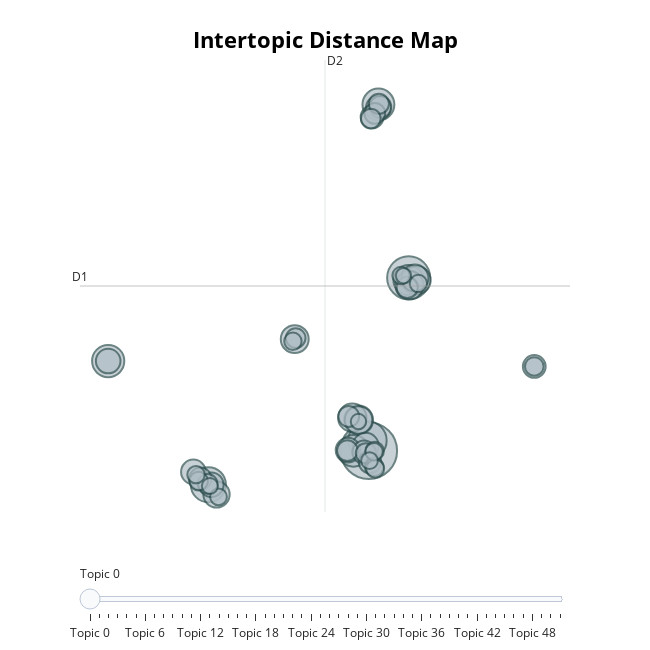

This figure's notebook cell:
### Markdown cell above
## Visualize Topics
After having trained our `BERTopic` model, we can iteratively go through perhaps a hundred topic to get a good
understanding of the topics that were extract. However, that takes quite some time and lacks a global representation.
Instead, we can visualize the topics that were generated in a way very similar to
[LDAvis](https://github.com/cpsievert/LDAvis):

### Code cell
topic_model.visualize_topics()

### Figure 1 — Plotly figure (JSON) as saved in the notebook; plotly's stock layout.template omitted (floating-point values rounded to 4 significant figures; data arrays with more than 128 entries replaced by an {"elided": "..."} marker saying what was removed)
{"data": [{"customdata": {"elided": "52x3 mixed values"}, "hovertemplate": "<b>Topic %{customdata[0]}</b><br>%{customdata[1]}<br>Size: %{customdata[2]}", "legendgroup": "", "marker": {"color": "#B0BEC5", "line": {"color": "DarkSlateGrey", "width": 2}, "size": [148, 86, 68, 57, 48, 47, 46, 42, 39, 38, 37, 37, 36, 35, 34, 32, 31, 28, 28, 28, 28, 28, 25, 24, 24, 23, 23, 22, 21, 20, 20, 20, 19, 19, 18, 18, 18, 16, 16, 16, 16, 15, 14, 14, 14, 14, 14, 13, 13, 12, 11, 11], "sizemode": "area", "sizeref": 0.0925, "symbol": "circle"}, "mode": "markers", "name": "", "orientation": "v", "showlegend": false, "type": "scatter", "x": [5.445, 8.433, 5.345, -6.58, -14.09, 6.165, 4.298, 8.419, 4.673, 9.007, 8.495, 4.204, -0.1065, 4.676, 8.894, -5.969, 5.21, 6.161, -14.09, 3.888, -6.362, -7.703, 5.086, 17.85, 5.688, -7.177, 5.526, 6.309, 8.324, 3.943, 3.837, 5.892, 5.226, 6.199, 5.595, -0.03729, -6.633, 5.882, -7.311, 17.85, 5.847, 5.92, -7.505, 9.16, 7.859, -0.2436, 5.839, 5.497, -5.82, -6.466, 8.046, 4.67], "xaxis": "x", "y": [-3.535, 7.567, -2.872, -5.719, 2.224, 18.7, -3.545, 7.424, -1.556, 7.414, 7.094, -1.41, 3.629, -1.555, 7.555, -6.341, -3.217, 18.47, 2.224, -3.497, -5.716, -4.895, -3.632, 1.876, 17.9, -5.336, -4.267, 18.54, 6.948, -1.337, -3.526, 18.13, -3.698, 18.74, 17.8, 3.698, -5.66, -3.559, -5.488, 1.876, -4.567, -4.689, -5.072, 7.2, 7.712, 3.492, -3.603, -4.178, -6.495, -5.796, 7.702, -1.661], "yaxis": "y"}], "layout": {"annotations": [{"showarrow": false, "text": "D1", "x": -16.2, "y": 7.042, "yshift": 10}, {"showarrow": false, "text": "D2", "x": 2.162, "xshift": 10, "y": 21.55}], "height": 650, "hoverlabel": {"bgcolor": "white", "font": {"family": "Rockwell", "size": 16}}, "legend": {"itemsizing": "constant", "tracegroupgap": 0}, "margin": {"t": 60}, "shapes": [{"line": {"color": "#CFD8DC", "width": 2}, "type": "line", "x0": 2.162, "x1": 2.162, "y0": -7.47, "y1": 21.55}, {"line": {"color": "#9E9E9E", "width": 2}, "type": "line", "x0": -16.2, "x1": 20.52, "y0": 7.042, "y1": 7.042}], "sliders": [{"active": 0, "pad": {"t": 50}, "steps": [{"args": [{"marker.color": [["red", "#B0BEC5", "#B0BEC5", "#B0BEC5", "#B0BEC5", "#B0BEC5", "#B0BEC5", "#B0BEC5", "#B0BEC5", "#B0BEC5", "#B0BEC5", "#B0BEC5", "#B0BEC5", "#B0BEC5", "#B0BEC5", "#B0BEC5", "#B0BEC5", "#B0BEC5", "#B0BEC5", "#B0BEC5", "#B0BEC5", "#B0BEC5", "#B0BEC5", "#B0BEC5", "#B0BEC5", "#B0BEC5", "#B0BEC5", "#B0BEC5", "#B0BEC5", "#B0BEC5", "#B0BEC5", "#B0BEC5", "#B0BEC5", "#B0BEC5", "#B0BEC5", "#B0BEC5", "#B0BEC5", "#B0BEC5", "#B0BEC5", "#B0BEC5", "#B0BEC5", "#B0BEC5", "#B0BEC5", "#B0BEC5", "#B0BEC5", "#B0BEC5", "#B0BEC5", "#B0BEC5", "#B0BEC5", "#B0BEC5", "#B0BEC5", "#B0BEC5"]]}], "label": "Topic 0", "method": "update"}, {"args": [{"marker.color": [["#B0BEC5", "red", "#B0BEC5", "#B0BEC5", "#B0BEC5", "#B0BEC5", "#B0BEC5", "#B0BEC5", "#B0BEC5", "#B0BEC5", "#B0BEC5", "#B0BEC5", "#B0BEC5", "#B0BEC5", "#B0BEC5", "#B0BEC5", "#B0BEC5", "#B0BEC5", "#B0BEC5", "#B0BEC5", "#B0BEC5", "#B0BEC5", "#B0BEC5", "#B0BEC5", "#B0BEC5", "#B0BEC5", "#B0BEC5", "#B0BEC5", "#B0BEC5", "#B0BEC5", "#B0BEC5", "#B0BEC5", "#B0BEC5", "#B0BEC5", "#B0BEC5", "#B0BEC5", "#B0BEC5", "#B0BEC5", "#B0BEC5", "#B0BEC5", "#B0BEC5", "#B0BEC5", "#B0BEC5", "#B0BEC5", "#B0BEC5", "#B0BEC5", "#B0BEC5", "#B0BEC5", "#B0BEC5", "#B0BEC5", "#B0BEC5", "#B0BEC5"]]}], "label": "Topic 1", "method": "update"}, {"args": [{"marker.color": [["#B0BEC5", "#B0BEC5", "red", "#B0BEC5", "#B0BEC5", "#B0BEC5", "#B0BEC5", "#B0BEC5", "#B0BEC5", "#B0BEC5", "#B0BEC5", "#B0BEC5", "#B0BEC5", "#B0BEC5", "#B0BEC5", "#B0BEC5", "#B0BEC5", "#B0BEC5", "#B0BEC5", "#B0BEC5", "#B0BEC5", "#B0BEC5", "#B0BEC5", "#B0BEC5", "#B0BEC5", "#B0BEC5", "#B0BEC5", "#B0BEC5", "#B0BEC5", "#B0BEC5", "#B0BEC5", "#B0BEC5", "#B0BEC5", "#B0BEC5", "#B0BEC5", "#B0BEC5", "#B0BEC5", "#B0BEC5", "#B0BEC5", "#B0BEC5", "#B0BEC5", "#B0BEC5", "#B0BEC5", "#B0BEC5", "#B0BEC5", "#B0BEC5", "#B0BEC5", "#B0BEC5", "#B0BEC5", "#B0BEC5", "#B0BEC5", "#B0BEC5"]]}], "label": "Topic 2", "method": "update"}, {"args": [{"marker.color": [["#B0BEC5", "#B0BEC5", "#B0BEC5", "red", "#B0BEC5", "#B0BEC5", "#B0BEC5", "#B0BEC5", "#B0BEC5", "#B0BEC5", "#B0BEC5", "#B0BEC5", "#B0BEC5", "#B0BEC5", "#B0BEC5", "#B0BEC5", "#B0BEC5", "#B0BEC5", "#B0BEC5", "#B0BEC5", "#B0BEC5", "#B0BEC5", "#B0BEC5", "#B0BEC5", "#B0BEC5", "#B0BEC5", "#B0BEC5", "#B0BEC5", "#B0BEC5", "#B0BEC5", "#B0BEC5", "#B0BEC5", "#B0BEC5", "#B0BEC5", "#B0BEC5", "#B0BEC5", "#B0BEC5", "#B0BEC5", "#B0BEC5", "#B0BEC5", "#B0BEC5", "#B0BEC5", "#B0BEC5", "#B0BEC5", "#B0BEC5", "#B0BEC5", "#B0BEC5", "#B0BEC5", "#B0BEC5", "#B0BEC5", "#B0BEC5", "#B0BEC5"]]}], "label": "Topic 3", "method": "update"}, {"args": [{"marker.color": [["#B0BEC5", "#B0BEC5", "#B0BEC5", "#B0BEC5", "red", "#B0BEC5", "#B0BEC5", "#B0BEC5", "#B0BEC5", "#B0BEC5", "#B0BEC5", "#B0BEC5", "#B0BEC5", "#B0BEC5", "#B0BEC5", "#B0BEC5", "#B0BEC5", "#B0BEC5", "#B0BEC5", "#B0BEC5", "#B0BEC5", "#B0BEC5", "#B0BEC5", "#B0BEC5", "#B0BEC5", "#B0BEC5", "#B0BEC5", "#B0BEC5", "#B0BEC5", "#B0BEC5", "#B0BEC5", "#B0BEC5", "#B0BEC5", "#B0BEC5", "#B0BEC5", "#B0BEC5", "#B0BEC5", "#B0BEC5", "#B0BEC5", "#B0BEC5", "#B0BEC5", "#B0BEC5", "#B0BEC5", "#B0BEC5", "#B0BEC5", "#B0BEC5", "#B0BEC5", "#B0BEC5", "#B0BEC5", "#B0BEC5", "#B0BEC5", "#B0BEC5"]]}], "label": "Topic 4", "method": "update"}, {"args": [{"marker.color": [["#B0BEC5", "#B0BEC5", "#B0BEC5", "#B0BEC5", "#B0BEC5", "red", "#B0BEC5", "#B0BEC5", "#B0BEC5", "#B0BEC5", "#B0BEC5", "#B0BEC5", "#B0BEC5", "#B0BEC5", "#B0BEC5", "#B0BEC5", "#B0BEC5", "#B0BEC5", "#B0BEC5", "#B0BEC5", "#B0BEC5", "#B0BEC5", "#B0BEC5", "#B0BEC5", "#B0BEC5", "#B0BEC5", "#B0BEC5", "#B0BEC5", "#B0BEC5", "#B0BEC5", "#B0BEC5", "#B0BEC5", "#B0BEC5", "#B0BEC5", "#B0BEC5", "#B0BEC5", "#B0BEC5", "#B0BEC5", "#B0BEC5", "#B0BEC5", "#B0BEC5", "#B0BEC5", "#B0BEC5", "#B0BEC5", "#B0BEC5", "#B0BEC5", "#B0BEC5", "#B0BEC5", "#B0BEC5", "#B0BEC5", "#B0BEC5", "#B0BEC5"]]}], "label": "Topic 5", "method": "update"}, {"args": [{"marker.color": [["#B0BEC5", "#B0BEC5", "#B0BEC5", "#B0BEC5", "#B0BEC5", "#B0BEC5", "red", "#B0BEC5", "#B0BEC5", "#B0BEC5", "#B0BEC5", "#B0BEC5", "#B0BEC5", "#B0BEC5", "#B0BEC5", "#B0BEC5", "#B0BEC5", "#B0BEC5", "#B0BEC5", "#B0BEC5", "#B0BEC5", "#B0BEC5", "#B0BEC5", "#B0BEC5", "#B0BEC5", "#B0BEC5", "#B0BEC5", "#B0BEC5", "#B0BEC5", "#B0BEC5", "#B0BEC5", "#B0BEC5", "#B0BEC5", "#B0BEC5", "#B0BEC5", "#B0BEC5", "#B0BEC5", "#B0BEC5", "#B0BEC5", "#B0BEC5", "#B0BEC5", "#B0BEC5", "#B0BEC5", "#B0BEC5", "#B0BEC5", "#B0BEC5", "#B0BEC5", "#B0BEC5", "#B0BEC5", "#B0BEC5", "#B0BEC5", "#B0BEC5"]]}], "label": "Topic 6", "method": "update"}, {"args": [{"marker.color": [["#B0BEC5", "#B0BEC5", "#B0BEC5", "#B0BEC5", "#B0BEC5", "#B0BEC5", "#B0BEC5", "red", "#B0BEC5", "#B0BEC5", "#B0BEC5", "#B0BEC5", "#B0BEC5", "#B0BEC5", "#B0BEC5", "#B0BEC5", "#B0BEC5", "#B0BEC5", "#B0BEC5", "#B0BEC5", "#B0BEC5", "#B0BEC5", "#B0BEC5", "#B0BEC5", "#B0BEC5", "#B0BEC5", "#B0BEC5", "#B0BEC5", "#B0BEC5", "#B0BEC5", "#B0BEC5", "#B0BEC5", "#B0BEC5", "#B0BEC5", "#B0BEC5", "#B0BEC5", "#B0BEC5", "#B0BEC5", "#B0BEC5", "#B0BEC5", "#B0BEC5", "#B0BEC5", "#B0BEC5", "#B0BEC5", "#B0BEC5", "#B0BEC5", "#B0BEC5", "#B0BEC5", "#B0BEC5", "#B0BEC5", "#B0BEC5", "#B0BEC5"]]}], "label": "Topic 7", "method": "update"}, {"args": [{"marker.color": [["#B0BEC5", "#B0BEC5", "#B0BEC5", "#B0BEC5", "#B0BEC5", "#B0BEC5", "#B0BEC5", "#B0BEC5", "red", "#B0BEC5", "#B0BEC5", "#B0BEC5", "#B0BEC5", "#B0BEC5", "#B0BEC5", "#B0BEC5", "#B0BEC5", "#B0BEC5", "#B0BEC5", "#B0BEC5", "#B0BEC5", "#B0BEC5", "#B0BEC5", "#B0BEC5", "#B0BEC5", "#B0BEC5", "#B0BEC5", "#B0BEC5", "#B0BEC5", "#B0BEC5", "#B0BEC5", "#B0BEC5", "#B0BEC5", "#B0BEC5", "#B0BEC5", "#B0BEC5", "#B0BEC5", "#B0BEC5", "#B0BEC5", "#B0BEC5", "#B0BEC5", "#B0BEC5", "#B0BEC5", "#B0BEC5", "#B0BEC5", "#B0BEC5", "#B0BEC5", "#B0BEC5", "#B0BEC5", "#B0BEC5", "#B0BEC5", "#B0BEC5"]]}], "label": "Topic 8", "method": "update"}, {"args": [{"marker.color": [["#B0BEC5", "#B0BEC5", "#B0BEC5", "#B0BEC5", "#B0BEC5", "#B0BEC5", "#B0BEC5", "#B0BEC5", "#B0BEC5", "red", "#B0BEC5", "#B0BEC5", "#B0BEC5", "#B0BEC5", "#B0BEC5", "#B0BEC5", "#B0BEC5", "#B0BEC5", "#B0BEC5", "#B0BEC5", "#B0BEC5", "#B0BEC5", "#B0BEC5", "#B0BEC5", "#B0BEC5", "#B0BEC5", "#B0BEC5", "#B0BEC5", "#B0BEC5", "#B0BEC5", "#B0BEC5", "#B0BEC5", "#B0BEC5", "#B0BEC5", "#B0BEC5", "#B0BEC5", "#B0BEC5", "#B0BEC5", "#B0BEC5", "#B0BEC5", "#B0BEC5", "#B0BEC5", "#B0BEC5", "#B0BEC5", "#B0BEC5", "#B0BEC5", "#B0BEC5", "#B0BEC5", "#B0BEC5", "#B0BEC5", "#B0BEC5", "#B0BEC5"]]}], "label": "Topic 9", "method": "update"}, {"args": [{"marker.color": [["#B0BEC5", "#B0BEC5", "#B0BEC5", "#B0BEC5", "#B0BEC5", "#B0BEC5", "#B0BEC5", "#B0BEC5", "#B0BEC5", "#B0BEC5", "red", "#B0BEC5", "#B0BEC5", "#B0BEC5", "#B0BEC5", "#B0BEC5", "#B0BEC5", "#B0BEC5", "#B0BEC5", "#B0BEC5", "#B0BEC5", "#B0BEC5", "#B0BEC5", "#B0BEC5", "#B0BEC5", "#B0BEC5", "#B0BEC5", "#B0BEC5", "#B0BEC5", "#B0BEC5", "#B0BEC5", "#B0BEC5", "#B0BEC5", "#B0BEC5", "#B0BEC5", "#B0BEC5", "#B0BEC5", "#B0BEC5", "#B0BEC5", "#B0BEC5", "#B0BEC5", "#B0BEC5", "#B0BEC5", "#B0BEC5", "#B0BEC5", "#B0BEC5", "#B0BEC5", "#B0BEC5", "#B0BEC5", "#B0BEC5", "#B0BEC5", "#B0BEC5"]]}], "label": "Topic 10", "method": "update"}, {"args": [{"marker.color": [["#B0BEC5", "#B0BEC5", "#B0BEC5", "#B0BEC5", "#B0BEC5", "#B0BEC5", "#B0BEC5", "#B0BEC5", "#B0BEC5", "#B0BEC5", "#B0BEC5", "red", "#B0BEC5", "#B0BEC5", "#B0BEC5", "#B0BEC5", "#B0BEC5", "#B0BEC5", "#B0BEC5", "#B0BEC5", "#B0BEC5", "#B0BEC5", "#B0BEC5", "#B0BEC5", "#B0BEC5", "#B0BEC5", "#B0BEC5", "#B0BEC5", "#B0BEC5", "#B0BEC5", "#B0BEC5", "#B0BEC5", "#B0BEC5", "#B0BEC5", "#B0BEC5", "#B0BEC5", "#B0BEC5", "#B0BEC5", "#B0BEC5", "#B0BEC5", "#B0BEC5", "#B0BEC5", "#B0BEC5", "#B0BEC5", "#B0BEC5", "#B0BEC5", "#B0BEC5", "#B0BEC5", "#B0BEC5", "#B0BEC5", "#B0BEC5", "#B0BEC5"]]}], "label": "Topic 11", "method": "update"}, {"args": [{"marker.color": [["#B0BEC5", "#B0BEC5", "#B0BEC5", "#B0BEC5", "#B0BEC5", "#B0BEC5", "#B0BEC5", "#B0BEC5", "#B0BEC5", "#B0BEC5", "#B0BEC5", "#B0BEC5", "red", "#B0BEC5", "#B0BEC5", "#B0BEC5", "#B0BEC5", "#B0BEC5", "#B0BEC5", "#B0BEC5", "#B0BEC5", "#B0BEC5", "#B0BEC5", "#B0BEC5", "#B0BEC5", "#B0BEC5", "#B0BEC5", "#B0BEC5", "#B0BEC5", "#B0BEC5", "#B0BEC5", "#B0BEC5", "#B0BEC5", "#B0BEC5", "#B0BEC5", "#B0BEC5", "#B0BEC5", "#B0BEC5", "#B0BEC5", "#B0BEC5", "#B0BEC5", "#B0BEC5", "#B0BEC5", "#B0BEC5", "#B0BEC5", "#B0BEC5", "#B0BEC5", "#B0BEC5", "#B0BEC5", "#B0BEC5", "#B0BEC5", "#B0BEC5"]]}], "label": "Topic 12", "method": "update"}, {"args": [{"marker.color": [["#B0BEC5", "#B0BEC5", "#B0BEC5", "#B0BEC5", "#B0BEC5", "#B0BEC5", "#B0BEC5", "#B0BEC5", "#B0BEC5", "#B0BEC5", "#B0BEC5", "#B0BEC5", "#B0BEC5", "red", "#B0BEC5", "#B0BEC5", "#B0BEC5", "#B0BEC5", "#B0BEC5", "#B0BEC5", "#B0BEC5", "#B0BEC5", "#B0BEC5", "#B0BEC5", "#B0BEC5", "#B0BEC5", "#B0BEC5", "#B0BEC5", "#B0BEC5", "#B0BEC5", "#B0BEC5", "#B0BEC5", "#B0BEC5", "#B0BEC5", "#B0BEC5", "#B0BEC5", "#B0BEC5", "#B0BEC5", "#B0BEC5", "#B0BEC5", "#B0BEC5", "#B0BEC5", "#B0BEC5", "#B0BEC5", "#B0BEC5", "#B0BEC5", "#B0BEC5", "#B0BEC5", "#B0BEC5", "#B0BEC5", "#B0BEC5", "#B0BEC5"]]}], "label": "Topic 13", "method": "update"}, {"args": [{"marker.color": [["#B0BEC5", "#B0BEC5", "#B0BEC5", "#B0BEC5", "#B0BEC5", "#B0BEC5", "#B0BEC5", "#B0BEC5", "#B0BEC5", "#B0BEC5", "#B0BEC5", "#B0BEC5", "#B0BEC5", "#B0BEC5", "red", "#B0BEC5", "#B0BEC5", "#B0BEC5", "#B0BEC5", "#B0BEC5", "#B0BEC5", "#B0BEC5", "#B0BEC5", "#B0BEC5", "#B0BEC5", "#B0BEC5", "#B0BEC5", "#B0BEC5", "#B0BEC5", "#B0BEC5", "#B0BEC5", "#B0BEC5", "#B0BEC5", "#B0BEC5", "#B0BEC5", "#B0BEC5", "#B0BEC5", "#B0BEC5", "#B0BEC5", "#B0BEC5", "#B0BEC5", "#B0BEC5", "#B0BEC5", "#B0BEC5", "#B0BEC5", "#B0BEC5", "#B0BEC5", "#B0BEC5", "#B0BEC5", "#B0BEC5", "#B0BEC5", "#B0BEC5"]]}], "label": "Topic 14", "method": "update"}, {"args": [{"marker.color": [["#B0BEC5", "#B0BEC5", "#B0BEC5", "#B0BEC5", "#B0BEC5", "#B0BEC5", "#B0BEC5", "#B0BEC5", "#B0BEC5", "#B0BEC5", "#B0BEC5", "#B0BEC5", "#B0BEC5", "#B0BEC5", "#B0BEC5", "red", "#B0BEC5", "#B0BEC5", "#B0BEC5", "#B0BEC5", "#B0BEC5", "#B0BEC5", "#B0BEC5", "#B0BEC5", "#B0BEC5", "#B0BEC5", "#B0BEC5", "#B0BEC5", "#B0BEC5", "#B0BEC5", "#B0BEC5", "#B0BEC5", "#B0BEC5", "#B0BEC5", "#B0BEC5", "#B0BEC5", "#B0BEC5", "#B0BEC5", "#B0BEC5", "#B0BEC5", "#B0BEC5", "#B0BEC5", "#B0BEC5", "#B0BEC5", "#B0BEC5", "#B0BEC5", "#B0BEC5", "#B0BEC5", "#B0BEC5", "#B0BEC5", "#B0BEC5", "#B0BEC5"]]}], "label": "Topic 15", "method": "update"}, {"args": [{"marker.color": [["#B0BEC5", "#B0BEC5", "#B0BEC5", "#B0BEC5", "#B0BEC5", "#B0BEC5", "#B0BEC5", "#B0BEC5", "#B0BEC5", "#B0BEC5", "#B0BEC5", "#B0BEC5", "#B0BEC5", "#B0BEC5", "#B0BEC5", "#B0BEC5", "red", "#B0BEC5", "#B0BEC5", "#B0BEC5", "#B0BEC5", "#B0BEC5", "#B0BEC5", "#B0BEC5", "#B0BEC5", "#B0BEC5", "#B0BEC5", "#B0BEC5", "#B0BEC5", "#B0BEC5", "#B0BEC5", "#B0BEC5", "#B0BEC5", "#B0BEC5", "#B0BEC5", "#B0BEC5", "#B0BEC5", "#B0BEC5", "#B0BEC5", "#B0BEC5", "#B0BEC5", "#B0BEC5", "#B0BEC5", "#B0BEC5", "#B0BEC5", "#B0BEC5", "#B0BEC5", "#B0BEC5", "#B0BEC5", "#B0BEC5", "#B0BEC5", "#B0BEC5"]]}], "label": "Topic 16", "method": "update"}, {"args": [{"marker.color": [["#B0BEC5", "#B0BEC5", "#B0BEC5", "#B0BEC5", "#B0BEC5", "#B0BEC5", "#B0BEC5", "#B0BEC5", "#B0BEC5", "#B0BEC5", "#B0BEC5", "#B0BEC5", "#B0BEC5", "#B0BEC5", "#B0BEC5", "#B0BEC5", "#B0BEC5", "red", "#B0BEC5", "#B0BEC5", "#B0BEC5", "#B0BEC5", "#B0BEC5", "#B0BEC5", "#B0BEC5", "#B0BEC5", "#B0BEC5", "#B0BEC5", "#B0BEC5", "#B0BEC5", "#B0BEC5", "#B0BEC5", "#B0BEC5", "#B0BEC5", "#B0BEC5", "#B0BEC5", "#B0BEC5", "#B0BEC5", "#B0BEC5", "#B0BEC5", "#B0BEC5", "#B0BEC5", "#B0BEC5", "#B0BEC5", "#B0BEC5", "#B0BEC5", "#B0BEC5", "#B0BEC5", "#B0BEC5", "#B0BEC5", "#B0BEC5", "#B0BEC5"]]}], "label": "Topic 17", "method": "update"}, {"args": [{"marker.color": [["#B0BEC5", "#B0BEC5", "#B0BEC5", "#B0BEC5", "#B0BEC5", "#B0BEC5", "#B0BEC5", "#B0BEC5", "#B0BEC5", "#B0BEC5", "#B0BEC5", "#B0BEC5", "#B0BEC5", "#B0BEC5", "#B0BEC5", "#B0BEC5", "#B0BEC5", "#B0BEC5", "red", "#B0BEC5", "#B0BEC5", "#B0BEC5", "#B0BEC5", "#B0BEC5", "#B0BEC5", "#B0BEC5", "#B0BEC5", "#B0BEC5", "#B0BEC5", "#B0BEC5", "#B0BEC5", "#B0BEC5", "#B0BEC5", "#B0BEC5", "#B0BEC5", "#B0BEC5", "#B0BEC5", "#B0BEC5", "#B0BEC5", "#B0BEC5", "#B0BEC5", "#B0BEC5", "#B0BEC5", "#B0BEC5", "#B0BEC5", "#B0BEC5", "#B0BEC5", "#B0BEC5", "#B0BEC5", "#B0BEC5", "#B0BEC5", "#B0BEC5"]]}], "label": "Topic 18", "method": "update"}, {"args": [{"marker.color": [["#B0BEC5", "#B0BEC5", "#B0BEC5", "#B0BEC5", "#B0BEC5", "#B0BEC5", "#B0BEC5", "#B0BEC5", "#B0BEC5", "#B0BEC5", "#B0BEC5", "#B0BEC5", "#B0BEC5", "#B0BEC5", "#B0BEC5", "#B0BEC5", "#B0BEC5", "#B0BEC5", "#B0BEC5", "red", "#B0BEC5", "#B0BEC5", "#B0BEC5", "#B0BEC5", "#B0BEC5", "#B0BEC5", "#B0BEC5", "#B0BEC5", "#B0BEC5", "#B0BEC5", "#B0BEC5", "#B0BEC5", "#B0BEC5", "#B0BEC5", "#B0BEC5", "#B0BEC5", "#B0BEC5", "#B0BEC5", "#B0BEC5", "#B0BEC5", "#B0BEC5", "#B0BEC5", "#B0BEC5", "#B0BEC5", "#B0BEC5", "#B0BEC5", "#B0BEC5", "#B0BEC5", "#B0BEC5", "#B0BEC5", "#B0BEC5", "#B0BEC5"]]}], "label": "Topic 19", "method": "update"}, {"args": [{"marker.color": [["#B0BEC5", "#B0BEC5", "#B0BEC5", "#B0BEC5", "#B0BEC5", "#B0BEC5", "#B0BEC5", "#B0BEC5", "#B0BEC5", "#B0BEC5", "#B0BEC5", "#B0BEC5", "#B0BEC5", "#B0BEC5", "#B0BEC5", "#B0BEC5", "#B0BEC5", "#B0BEC5", "#B0BEC5", "#B0BEC5", "red", "#B0BEC5", "#B0BEC5", "#B0BEC5", "#B0BEC5", "#B0BEC5", "#B0BEC5", "#B0BEC5", "#B0BEC5", "#B0BEC5", "#B0BEC5", "#B0BEC5", "#B0BEC5", "#B0BEC5", "#B0BEC5", "#B0BEC5", "#B0BEC5", "#B0BEC5", "#B0BEC5", "#B0BEC5", "#B0BEC5", "#B0BEC5", "#B0BEC5", "#B0BEC5", "#B0BEC5", "#B0BEC5", "#B0BEC5", "#B0BEC5", "#B0BEC5", "#B0BEC5", "#B0BEC5", "#B0BEC5"]]}], "label": "Topic 20", "method": "update"}, {"args": [{"marker.color": [["#B0BEC5", "#B0BEC5", "#B0BEC5", "#B0BEC5", "#B0BEC5", "#B0BEC5", "#B0BEC5", "#B0BEC5", "#B0BEC5", "#B0BEC5", "#B0BEC5", "#B0BEC5", "#B0BEC5", "#B0BEC5", "#B0BEC5", "#B0BEC5", "#B0BEC5", "#B0BEC5", "#B0BEC5", "#B0BEC5", "#B0BEC5", "red", "#B0BEC5", "#B0BEC5", "#B0BEC5", "#B0BEC5", "#B0BEC5", "#B0BEC5", "#B0BEC5", "#B0BEC5", "#B0BEC5", "#B0BEC5", "#B0BEC5", "#B0BEC5", "#B0BEC5", "#B0BEC5", "#B0BEC5", "#B0BEC5", "#B0BEC5", "#B0BEC5", "#B0BEC5", "#B0BEC5", "#B0BEC5", "#B0BEC5", "#B0BEC5", "#B0BEC5", "#B0BEC5", "#B0BEC5", "#B0BEC5", "#B0BEC5", "#B0BEC5", "#B0BEC5"]]}], "label": "Topic 21", "method": "update"}, {"args": [{"marker.color": [["#B0BEC5", "#B0BEC5", "#B0BEC5", "#B0BEC5", "#B0BEC5", "#B0BEC5", "#B0BEC5", "#B0BEC5", "#B0BEC5", "#B0BEC5", "#B0BEC5", "#B0BEC5", "#B0BEC5", "#B0BEC5", "#B0BEC5", "#B0BEC5", "#B0BEC5", "#B0BEC5", "#B0BEC5", "#B0BEC5", "#B0BEC5", "#B0BEC5", "red", "#B0BEC5", "#B0BEC5", "#B0BEC5", "#B0BEC5", "#B0BEC5", "#B0BEC5", "#B0BEC5", "#B0BEC5", "#B0BEC5", "#B0BEC5", "#B0BEC5", "#B0BEC5", "#B0BEC5", "#B0BEC5", "#B0BEC5", "#B0BEC5", "#B0BEC5", "#B0BEC5", "#B0BEC5", "#B0BEC5", "#B0BEC5", "#B0BEC5", "#B0BEC5", "#B0BEC5", "#B0BEC5", "#B0BEC5", "#B0BEC5", "#B0BEC5", "#B0BEC5"]]}], "label": "Topic 22", "method": "update"}, {"args": [{"marker.color": [["#B0BEC5", "#B0BEC5", "#B0BEC5", "#B0BEC5", "#B0BEC5", "#B0BEC5", "#B0BEC5", "#B0BEC5", "#B0BEC5", "#B0BEC5", "#B0BEC5", "#B0BEC5", "#B0BEC5", "#B0BEC5", "#B0BEC5", "#B0BEC5", "#B0BEC5", "#B0BEC5", "#B0BEC5", "#B0BEC5", "#B0BEC5", "#B0BEC5", "#B0BEC5", "red", "#B0BEC5", "#B0BEC5", "#B0BEC5", "#B0BEC5", "#B0BEC5", "#B0BEC5", "#B0BEC5", "#B0BEC5", "#B0BEC5", "#B0BEC5", "#B0BEC5", "#B0BEC5", "#B0BEC5", "#B0BEC5", "#B0BEC5", "#B0BEC5", "#B0BEC5", "#B0BEC5", "#B0BEC5", "#B0BEC5", "#B0BEC5", "#B0BEC5", "#B0BEC5", "#B0BEC5", "#B0BEC5", "#B0BEC5", "#B0BEC5", "#B0BEC5"]]}], "label": "Topic 23", "method": "update"}, {"args": [{"marker.color": [["#B0BEC5", "#B0BEC5", "#B0BEC5", "#B0BEC5", "#B0BEC5", "#B0BEC5", "#B0BEC5", "#B0BEC5", "#B0BEC5", "#B0BEC5", "#B0BEC5", "#B0BEC5", "#B0BEC5", "#B0BEC5", "#B0BEC5", "#B0BEC5", "#B0BEC5", "#B0BEC5", "#B0BEC5", "#B0BEC5", "#B0BEC5", "#B0BEC5", "#B0BEC5", "#B0BEC5", "red", "#B0BEC5", "#B0BEC5", "#B0BEC5", "#B0BEC5", "#B0BEC5", "#B0BEC5", "#B0BEC5", "#B0BEC5", "#B0BEC5", "#B0BEC5", "#B0BEC5", "#B0BEC5", "#B0BEC5", "#B0BEC5", "#B0BEC5", "#B0BEC5", "#B0BEC5", "#B0BEC5", "#B0BEC5", "#B0BEC5", "#B0BEC5", "#B0BEC5", "#B0BEC5", "#B0BEC5", "#B0BEC5", "#B0BEC5", "#B0BEC5"]]}], "label": "Topic 24", "method": "update"}, {"args": [{"marker.color": [["#B0BEC5", "#B0BEC5", "#B0BEC5", "#B0BEC5", "#B0BEC5", "#B0BEC5", "#B0BEC5", "#B0BEC5", "#B0BEC5", "#B0BEC5", "#B0BEC5", "#B0BEC5", "#B0BEC5", "#B0BEC5", "#B0BEC5", "#B0BEC5", "#B0BEC5", "#B0BEC5", "#B0BEC5", "#B0BEC5", "#B0BEC5", "#B0BEC5", "#B0BEC5", "#B0BEC5", "#B0BEC5", "red", "#B0BEC5", "#B0BEC5", "#B0BEC5", "#B0BEC5", "#B0BEC5", "#B0BEC5", "#B0BEC5", "#B0BEC5", "#B0BEC5", "#B0BEC5", "#B0BEC5", "#B0BEC5", "#B0BEC5", "#B0BEC5", "#B0BEC5", "#B0BEC5", "#B0BEC5", "#B0BEC5", "#B0BEC5", "#B0BEC5", "#B0BEC5", "#B0BEC5", "#B0BEC5", "#B0BEC5", "#B0BEC5", "#B0BEC5"]]}], "label": "Topic 25", "method": "update"}, {"args": [{"marker.color": [["#B0BEC5", "#B0BEC5", "#B0BEC5", "#B0BEC5", "#B0BEC5", "#B0BEC5", "#B0BEC5", "#B0BEC5", "#B0BEC5", "#B0BEC5", "#B0BEC5", "#B0BEC5", "#B0BEC5", "#B0BEC5", "#B0BEC5", "#B0BEC5", "#B0BEC5", "#B0BEC5", "#B0BEC5", "#B0BEC5", "#B0BEC5", "#B0BEC5", "#B0BEC5", "#B0BEC5", "#B0BEC5", "#B0BEC5", "red", "#B0BEC5", "#B0BEC5", "#B0BEC5", "#B0BEC5", "#B0BEC5", "#B0BEC5", "#B0BEC5", "#B0BEC5", "#B0BEC5", "#B0BEC5", "#B0BEC5", "#B0BEC5", "#B0BEC5", "#B0BEC5", "#B0BEC5", "#B0BEC5", "#B0BEC5", "#B0BEC5", "#B0BEC5", "#B0BEC5", "#B0BEC5", "#B0BEC5", "#B0BEC5", "#B0BEC5", "#B0BEC5"]]}], "label": "Topic 26", "method": "update"}, {"args": [{"marker.color": [["#B0BEC5", "#B0BEC5", "#B0BEC5", "#B0BEC5", "#B0BEC5", "#B0BEC5", "#B0BEC5", "#B0BEC5", "#B0BEC5", "#B0BEC5", "#B0BEC5", "#B0BEC5", "#B0BEC5", "#B0BEC5", "#B0BEC5", "#B0BEC5", "#B0BEC5", "#B0BEC5", "#B0BEC5", "#B0BEC5", "#B0BEC5", "#B0BEC5", "#B0BEC5", "#B0BEC5", "#B0BEC5", "#B0BEC5", "#B0BEC5", "red", "#B0BEC5", "#B0BEC5", "#B0BEC5", "#B0BEC5", "#B0BEC5", "#B0BEC5", "#B0BEC5", "#B0BEC5", "#B0BEC5", "#B0BEC5", "#B0BEC5", "#B0BEC5", "#B0BEC5", "#B0BEC5", "#B0BEC5", "#B0BEC5", "#B0BEC5", "#B0BEC5", "#B0BEC5", "#B0BEC5", "#B0BEC5", "#B0BEC5", "#B0BEC5", "#B0BEC5"]]}], "label": "Topic 27", "method": "update"}, {"args": [{"marker.color": [["#B0BEC5", "#B0BEC5", "#B0BEC5", "#B0BEC5", "#B0BEC5", "#B0BEC5", "#B0BEC5", "#B0BEC5", "#B0BEC5", "#B0BEC5", "#B0BEC5", "#B0BEC5", "#B0BEC5", "#B0BEC5", "#B0BEC5", "#B0BEC5", "#B0BEC5", "#B0BEC5", "#B0BEC5", "#B0BEC5", "#B0BEC5", "#B0BEC5", "#B0BEC5", "#B0BEC5", "#B0BEC5", "#B0BEC5", "#B0BEC5", "#B0BEC5", "red", "#B0BEC5", "#B0BEC5", "#B0BEC5", "#B0BEC5", "#B0BEC5", "#B0BEC5", "#B0BEC5", "#B0BEC5", "#B0BEC5", "#B0BEC5", "#B0BEC5", "#B0BEC5", "#B0BEC5", "#B0BEC5", "#B0BEC5", "#B0BEC5", "#B0BEC5", "#B0BEC5", "#B0BEC5", "#B0BEC5", "#B0BEC5", "#B0BEC5", "#B0BEC5"]]}], "label": "Topic 28", "method": "update"}, {"args": [{"marker.color": [["#B0BEC5", "#B0BEC5", "#B0BEC5", "#B0BEC5", "#B0BEC5", "#B0BEC5", "#B0BEC5", "#B0BEC5", "#B0BEC5", "#B0BEC5", "#B0BEC5", "#B0BEC5", "#B0BEC5", "#B0BEC5", "#B0BEC5", "#B0BEC5", "#B0BEC5", "#B0BEC5", "#B0BEC5", "#B0BEC5", "#B0BEC5", "#B0BEC5", "#B0BEC5", "#B0BEC5", "#B0BEC5", "#B0BEC5", "#B0BEC5", "#B0BEC5", "#B0BEC5", "red", "#B0BEC5", "#B0BEC5", "#B0BEC5", "#B0BEC5", "#B0BEC5", "#B0BEC5", "#B0BEC5", "#B0BEC5", "#B0BEC5", "#B0BEC5", "#B0BEC5", "#B0BEC5", "#B0BEC5", "#B0BEC5", "#B0BEC5", "#B0BEC5", "#B0BEC5", "#B0BEC5", "#B0BEC5", "#B0BEC5", "#B0BEC5", "#B0BEC5"]]}], "label": "Topic 29", "method": "update"}, {"args": [{"marker.color": [["#B0BEC5", "#B0BEC5", "#B0BEC5", "#B0BEC5", "#B0BEC5", "#B0BEC5", "#B0BEC5", "#B0BEC5", "#B0BEC5", "#B0BEC5", "#B0BEC5", "#B0BEC5", "#B0BEC5", "#B0BEC5", "#B0BEC5", "#B0BEC5", "#B0BEC5", "#B0BEC5", "#B0BEC5", "#B0BEC5", "#B0BEC5", "#B0BEC5", "#B0BEC5", "#B0BEC5", "#B0BEC5", "#B0BEC5", "#B0BEC5", "#B0BEC5", "#B0BEC5", "#B0BEC5", "red", "#B0BEC5", "#B0BEC5", "#B0BEC5", "#B0BEC5", "#B0BEC5", "#B0BEC5", "#B0BEC5", "#B0BEC5", "#B0BEC5", "#B0BEC5", "#B0BEC5", "#B0BEC5", "#B0BEC5", "#B0BEC5", "#B0BEC5", "#B0BEC5", "#B0BEC5", "#B0BEC5", "#B0BEC5", "#B0BEC5", "#B0BEC5"]]}], "label": "Topic 30", "method": "update"}, {"args": [{"marker.color": [["#B0BEC5", "#B0BEC5", "#B0BEC5", "#B0BEC5", "#B0BEC5", "#B0BEC5", "#B0BEC5", "#B0BEC5", "#B0BEC5", "#B0BEC5", "#B0BEC5", "#B0BEC5", "#B0BEC5", "#B0BEC5", "#B0BEC5", "#B0BEC5", "#B0BEC5", "#B0BEC5", "#B0BEC5", "#B0BEC5", "#B0BEC5", "#B0BEC5", "#B0BEC5", "#B0BEC5", "#B0BEC5", "#B0BEC5", "#B0BEC5", "#B0BEC5", "#B0BEC5", "#B0BEC5", "#B0BEC5", "red", "#B0BEC5", "#B0BEC5", "#B0BEC5", "#B0BEC5", "#B0BEC5", "#B0BEC5", "#B0BEC5", "#B0BEC5", "#B0BEC5", "#B0BEC5", "#B0BEC5", "#B0BEC5", "#B0BEC5", "#B0BEC5", "#B0BEC5", "#B0BEC5", "#B0BEC5", "#B0BEC5", "#B0BEC5", "#B0BEC5"]]}], "label": "Topic 31", "method": "update"}, {"args": [{"marker.color": [["#B0BEC5", "#B0BEC5", "#B0BEC5", "#B0BEC5", "#B0BEC5", "#B0BEC5", "#B0BEC5", "#B0BEC5", "#B0BEC5", "#B0BEC5", "#B0BEC5", "#B0BEC5", "#B0BEC5", "#B0BEC5", "#B0BEC5", "#B0BEC5", "#B0BEC5", "#B0BEC5", "#B0BEC5", "#B0BEC5", "#B0BEC5", "#B0BEC5", "#B0BEC5", "#B0BEC5", "#B0BEC5", "#B0BEC5", "#B0BEC5", "#B0BEC5", "#B0BEC5", "#B0BEC5", "#B0BEC5", "#B0BEC5", "red", "#B0BEC5", "#B0BEC5", "#B0BEC5", "#B0BEC5", "#B0BEC5", "#B0BEC5", "#B0BEC5", "#B0BEC5", "#B0BEC5", "#B0BEC5", "#B0BEC5", "#B0BEC5", "#B0BEC5", "#B0BEC5", "#B0BEC5", "#B0BEC5", "#B0BEC5", "#B0BEC5", "#B0BEC5"]]}], "label": "Topic 32", "method": "update"}, {"args": [{"marker.color": [["#B0BEC5", "#B0BEC5", "#B0BEC5", "#B0BEC5", "#B0BEC5", "#B0BEC5", "#B0BEC5", "#B0BEC5", "#B0BEC5", "#B0BEC5", "#B0BEC5", "#B0BEC5", "#B0BEC5", "#B0BEC5", "#B0BEC5", "#B0BEC5", "#B0BEC5", "#B0BEC5", "#B0BEC5", "#B0BEC5", "#B0BEC5", "#B0BEC5", "#B0BEC5", "#B0BEC5", "#B0BEC5", "#B0BEC5", "#B0BEC5", "#B0BEC5", "#B0BEC5", "#B0BEC5", "#B0BEC5", "#B0BEC5", "#B0BEC5", "red", "#B0BEC5", "#B0BEC5", "#B0BEC5", "#B0BEC5", "#B0BEC5", "#B0BEC5", "#B0BEC5", "#B0BEC5", "#B0BEC5", "#B0BEC5", "#B0BEC5", "#B0BEC5", "#B0BEC5", "#B0BEC5", "#B0BEC5", "#B0BEC5", "#B0BEC5", "#B0BEC5"]]}], "label": "Topic 33", "method": "update"}, {"args": [{"marker.color": [["#B0BEC5", "#B0BEC5", "#B0BEC5", "#B0BEC5", "#B0BEC5", "#B0BEC5", "#B0BEC5", "#B0BEC5", "#B0BEC5", "#B0BEC5", "#B0BEC5", "#B0BEC5", "#B0BEC5", "#B0BEC5", "#B0BEC5", "#B0BEC5", "#B0BEC5", "#B0BEC5", "#B0BEC5", "#B0BEC5", "#B0BEC5", "#B0BEC5", "#B0BEC5", "#B0BEC5", "#B0BEC5", "#B0BEC5", "#B0BEC5", "#B0BEC5", "#B0BEC5", "#B0BEC5", "#B0BEC5", "#B0BEC5", "#B0BEC5", "#B0BEC5", "red", "#B0BEC5", "#B0BEC5", "#B0BEC5", "#B0BEC5", "#B0BEC5", "#B0BEC5", "#B0BEC5", "#B0BEC5", "#B0BEC5", "#B0BEC5", "#B0BEC5", "#B0BEC5", "#B0BEC5", "#B0BEC5", "#B0BEC5", "#B0BEC5", "#B0BEC5"]]}], "label": "Topic 34", "method": "update"}, {"args": [{"marker.color": [["#B0BEC5", "#B0BEC5", "#B0BEC5", "#B0BEC5", "#B0BEC5", "#B0BEC5", "#B0BEC5", "#B0BEC5", "#B0BEC5", "#B0BEC5", "#B0BEC5", "#B0BEC5", "#B0BEC5", "#B0BEC5", "#B0BEC5", "#B0BEC5", "#B0BEC5", "#B0BEC5", "#B0BEC5", "#B0BEC5", "#B0BEC5", "#B0BEC5", "#B0BEC5", "#B0BEC5", "#B0BEC5", "#B0BEC5", "#B0BEC5", "#B0BEC5", "#B0BEC5", "#B0BEC5", "#B0BEC5", "#B0BEC5", "#B0BEC5", "#B0BEC5", "#B0BEC5", "red", "#B0BEC5", "#B0BEC5", "#B0BEC5", "#B0BEC5", "#B0BEC5", "#B0BEC5", "#B0BEC5", "#B0BEC5", "#B0BEC5", "#B0BEC5", "#B0BEC5", "#B0BEC5", "#B0BEC5", "#B0BEC5", "#B0BEC5", "#B0BEC5"]]}], "label": "Topic 35", "method": "update"}, {"args": [{"marker.color": [["#B0BEC5", "#B0BEC5", "#B0BEC5", "#B0BEC5", "#B0BEC5", "#B0BEC5", "#B0BEC5", "#B0BEC5", "#B0BEC5", "#B0BEC5", "#B0BEC5", "#B0BEC5", "#B0BEC5", "#B0BEC5", "#B0BEC5", "#B0BEC5", "#B0BEC5", "#B0BEC5", "#B0BEC5", "#B0BEC5", "#B0BEC5", "#B0BEC5", "#B0BEC5", "#B0BEC5", "#B0BEC5", "#B0BEC5", "#B0BEC5", "#B0BEC5", "#B0BEC5", "#B0BEC5", "#B0BEC5", "#B0BEC5", "#B0BEC5", "#B0BEC5", "#B0BEC5", "#B0BEC5", "red", "#B0BEC5", "#B0BEC5", "#B0BEC5", "#B0BEC5", "#B0BEC5", "#B0BEC5", "#B0BEC5", "#B0BEC5", "#B0BEC5", "#B0BEC5", "#B0BEC5", "#B0BEC5", "#B0BEC5", "#B0BEC5", "#B0BEC5"]]}], "label": "Topic 36", "method": "update"}, {"args": [{"marker.color": [["#B0BEC5", "#B0BEC5", "#B0BEC5", "#B0BEC5", "#B0BEC5", "#B0BEC5", "#B0BEC5", "#B0BEC5", "#B0BEC5", "#B0BEC5", "#B0BEC5", "#B0BEC5", "#B0BEC5", "#B0BEC5", "#B0BEC5", "#B0BEC5", "#B0BEC5", "#B0BEC5", "#B0BEC5", "#B0BEC5", "#B0BEC5", "#B0BEC5", "#B0BEC5", "#B0BEC5", "#B0BEC5", "#B0BEC5", "#B0BEC5", "#B0BEC5", "#B0BEC5", "#B0BEC5", "#B0BEC5", "#B0BEC5", "#B0BEC5", "#B0BEC5", "#B0BEC5", "#B0BEC5", "#B0BEC5", "red", "#B0BEC5", "#B0BEC5", "#B0BEC5", "#B0BEC5", "#B0BEC5", "#B0BEC5", "#B0BEC5", "#B0BEC5", "#B0BEC5", "#B0BEC5", "#B0BEC5", "#B0BEC5", "#B0BEC5", "#B0BEC5"]]}], "label": "Topic 37", "method": "update"}, {"args": [{"marker.color": [["#B0BEC5", "#B0BEC5", "#B0BEC5", "#B0BEC5", "#B0BEC5", "#B0BEC5", "#B0BEC5", "#B0BEC5", "#B0BEC5", "#B0BEC5", "#B0BEC5", "#B0BEC5", "#B0BEC5", "#B0BEC5", "#B0BEC5", "#B0BEC5", "#B0BEC5", "#B0BEC5", "#B0BEC5", "#B0BEC5", "#B0BEC5", "#B0BEC5", "#B0BEC5", "#B0BEC5", "#B0BEC5", "#B0BEC5", "#B0BEC5", "#B0BEC5", "#B0BEC5", "#B0BEC5", "#B0BEC5", "#B0BEC5", "#B0BEC5", "#B0BEC5", "#B0BEC5", "#B0BEC5", "#B0BEC5", "#B0BEC5", "red", "#B0BEC5", "#B0BEC5", "#B0BEC5", "#B0BEC5", "#B0BEC5", "#B0BEC5", "#B0BEC5", "#B0BEC5", "#B0BEC5", "#B0BEC5", "#B0BEC5", "#B0BEC5", "#B0BEC5"]]}], "label": "Topic 38", "method": "update"}, {"args": [{"marker.color": [["#B0BEC5", "#B0BEC5", "#B0BEC5", "#B0BEC5", "#B0BEC5", "#B0BEC5", "#B0BEC5", "#B0BEC5", "#B0BEC5", "#B0BEC5", "#B0BEC5", "#B0BEC5", "#B0BEC5", "#B0BEC5", "#B0BEC5", "#B0BEC5", "#B0BEC5", "#B0BEC5", "#B0BEC5", "#B0BEC5", "#B0BEC5", "#B0BEC5", "#B0BEC5", "#B0BEC5", "#B0BEC5", "#B0BEC5", "#B0BEC5", "#B0BEC5", "#B0BEC5", "#B0BEC5", "#B0BEC5", "#B0BEC5", "#B0BEC5", "#B0BEC5", "#B0BEC5", "#B0BEC5", "#B0BEC5", "#B0BEC5", "#B0BEC5", "red", "#B0BEC5", "#B0BEC5", "#B0BEC5", "#B0BEC5", "#B0BEC5", "#B0BEC5", "#B0BEC5", "#B0BEC5", "#B0BEC5", "#B0BEC5", "#B0BEC5", "#B0BEC5"]]}], "label": "Topic 39", "method": "update"}, {"args": [{"marker.color": [["#B0BEC5", "#B0BEC5", "#B0BEC5", "#B0BEC5", "#B0BEC5", "#B0BEC5", "#B0BEC5", "#B0BEC5", "#B0BEC5", "#B0BEC5", "#B0BEC5", "#B0BEC5", "#B0BEC5", "#B0BEC5", "#B0BEC5", "#B0BEC5", "#B0BEC5", "#B0BEC5", "#B0BEC5", "#B0BEC5", "#B0BEC5", "#B0BEC5", "#B0BEC5", "#B0BEC5", "#B0BEC5", "#B0BEC5", "#B0BEC5", "#B0BEC5", "#B0BEC5", "#B0BEC5", "#B0BEC5", "#B0BEC5", "#B0BEC5", "#B0BEC5", "#B0BEC5", "#B0BEC5", "#B0BEC5", "#B0BEC5", "#B0BEC5", "#B0BEC5", "red", "#B0BEC5", "#B0BEC5", "#B0BEC5", "#B0BEC5", "#B0BEC5", "#B0BEC5", "#B0BEC5", "#B0BEC5", "#B0BEC5", "#B0BEC5", "#B0BEC5"]]}], "label": "Topic 40", "method": "update"}, {"args": [{"marker.color": [["#B0BEC5", "#B0BEC5", "#B0BEC5", "#B0BEC5", "#B0BEC5", "#B0BEC5", "#B0BEC5", "#B0BEC5", "#B0BEC5", "#B0BEC5", "#B0BEC5", "#B0BEC5", "#B0BEC5", "#B0BEC5", "#B0BEC5", "#B0BEC5", "#B0BEC5", "#B0BEC5", "#B0BEC5", "#B0BEC5", "#B0BEC5", "#B0BEC5", "#B0BEC5", "#B0BEC5", "#B0BEC5", "#B0BEC5", "#B0BEC5", "#B0BEC5", "#B0BEC5", "#B0BEC5", "#B0BEC5", "#B0BEC5", "#B0BEC5", "#B0BEC5", "#B0BEC5", "#B0BEC5", "#B0BEC5", "#B0BEC5", "#B0BEC5", "#B0BEC5", "#B0BEC5", "red", "#B0BEC5", "#B0BEC5", "#B0BEC5", "#B0BEC5", "#B0BEC5", "#B0BEC5", "#B0BEC5", "#B0BEC5", "#B0BEC5", "#B0BEC5"]]}], "label": "Topic 41", "method": "update"}, {"args": [{"marker.color": [["#B0BEC5", "#B0BEC5", "#B0BEC5", "#B0BEC5", "#B0BEC5", "#B0BEC5", "#B0BEC5", "#B0BEC5", "#B0BEC5", "#B0BEC5", "#B0BEC5", "#B0BEC5", "#B0BEC5", "#B0BEC5", "#B0BEC5", "#B0BEC5", "#B0BEC5", "#B0BEC5", "#B0BEC5", "#B0BEC5", "#B0BEC5", "#B0BEC5", "#B0BEC5", "#B0BEC5", "#B0BEC5", "#B0BEC5", "#B0BEC5", "#B0BEC5", "#B0BEC5", "#B0BEC5", "#B0BEC5", "#B0BEC5", "#B0BEC5", "#B0BEC5", "#B0BEC5", "#B0BEC5", "#B0BEC5", "#B0BEC5", "#B0BEC5", "#B0BEC5", "#B0BEC5", "#B0BEC5", "red", "#B0BEC5", "#B0BEC5", "#B0BEC5", "#B0BEC5", "#B0BEC5", "#B0BEC5", "#B0BEC5", "#B0BEC5", "#B0BEC5"]]}], "label": "Topic 42", "method": "update"}, {"args": [{"marker.color": [["#B0BEC5", "#B0BEC5", "#B0BEC5", "#B0BEC5", "#B0BEC5", "#B0BEC5", "#B0BEC5", "#B0BEC5", "#B0BEC5", "#B0BEC5", "#B0BEC5", "#B0BEC5", "#B0BEC5", "#B0BEC5", "#B0BEC5", "#B0BEC5", "#B0BEC5", "#B0BEC5", "#B0BEC5", "#B0BEC5", "#B0BEC5", "#B0BEC5", "#B0BEC5", "#B0BEC5", "#B0BEC5", "#B0BEC5", "#B0BEC5", "#B0BEC5", "#B0BEC5", "#B0BEC5", "#B0BEC5", "#B0BEC5", "#B0BEC5", "#B0BEC5", "#B0BEC5", "#B0BEC5", "#B0BEC5", "#B0BEC5", "#B0BEC5", "#B0BEC5", "#B0BEC5", "#B0BEC5", "#B0BEC5", "red", "#B0BEC5", "#B0BEC5", "#B0BEC5", "#B0BEC5", "#B0BEC5", "#B0BEC5", "#B0BEC5", "#B0BEC5"]]}], "label": "Topic 43", "method": "update"}, {"args": [{"marker.color": [["#B0BEC5", "#B0BEC5", "#B0BEC5", "#B0BEC5", "#B0BEC5", "#B0BEC5", "#B0BEC5", "#B0BEC5", "#B0BEC5", "#B0BEC5", "#B0BEC5", "#B0BEC5", "#B0BEC5", "#B0BEC5", "#B0BEC5", "#B0BEC5", "#B0BEC5", "#B0BEC5", "#B0BEC5", "#B0BEC5", "#B0BEC5", "#B0BEC5", "#B0BEC5", "#B0BEC5", "#B0BEC5", "#B0BEC5", "#B0BEC5", "#B0BEC5", "#B0BEC5", "#B0BEC5", "#B0BEC5", "#B0BEC5", "#B0BEC5", "#B0BEC5", "#B0BEC5", "#B0BEC5", "#B0BEC5", "#B0BEC5", "#B0BEC5", "#B0BEC5", "#B0BEC5", "#B0BEC5", "#B0BEC5", "#B0BEC5", "red", "#B0BEC5", "#B0BEC5", "#B0BEC5", "#B0BEC5", "#B0BEC5", "#B0BEC5", "#B0BEC5"]]}], "label": "Topic 44", "method": "update"}, {"args": [{"marker.color": [["#B0BEC5", "#B0BEC5", "#B0BEC5", "#B0BEC5", "#B0BEC5", "#B0BEC5", "#B0BEC5", "#B0BEC5", "#B0BEC5", "#B0BEC5", "#B0BEC5", "#B0BEC5", "#B0BEC5", "#B0BEC5", "#B0BEC5", "#B0BEC5", "#B0BEC5", "#B0BEC5", "#B0BEC5", "#B0BEC5", "#B0BEC5", "#B0BEC5", "#B0BEC5", "#B0BEC5", "#B0BEC5", "#B0BEC5", "#B0BEC5", "#B0BEC5", "#B0BEC5", "#B0BEC5", "#B0BEC5", "#B0BEC5", "#B0BEC5", "#B0BEC5", "#B0BEC5", "#B0BEC5", "#B0BEC5", "#B0BEC5", "#B0BEC5", "#B0BEC5", "#B0BEC5", "#B0BEC5", "#B0BEC5", "#B0BEC5", "#B0BEC5", "red", "#B0BEC5", "#B0BEC5", "#B0BEC5", "#B0BEC5", "#B0BEC5", "#B0BEC5"]]}], "label": "Topic 45", "method": "update"}, {"args": [{"marker.color": [["#B0BEC5", "#B0BEC5", "#B0BEC5", "#B0BEC5", "#B0BEC5", "#B0BEC5", "#B0BEC5", "#B0BEC5", "#B0BEC5", "#B0BEC5", "#B0BEC5", "#B0BEC5", "#B0BEC5", "#B0BEC5", "#B0BEC5", "#B0BEC5", "#B0BEC5", "#B0BEC5", "#B0BEC5", "#B0BEC5", "#B0BEC5", "#B0BEC5", "#B0BEC5", "#B0BEC5", "#B0BEC5", "#B0BEC5", "#B0BEC5", "#B0BEC5", "#B0BEC5", "#B0BEC5", "#B0BEC5", "#B0BEC5", "#B0BEC5", "#B0BEC5", "#B0BEC5", "#B0BEC5", "#B0BEC5", "#B0BEC5", "#B0BEC5", "#B0BEC5", "#B0BEC5", "#B0BEC5", "#B0BEC5", "#B0BEC5", "#B0BEC5", "#B0BEC5", "red", "#B0BEC5", "#B0BEC5", "#B0BEC5", "#B0BEC5", "#B0BEC5"]]}], "label": "Topic 46", "method": "update"}, {"args": [{"marker.color": [["#B0BEC5", "#B0BEC5", "#B0BEC5", "#B0BEC5", "#B0BEC5", "#B0BEC5", "#B0BEC5", "#B0BEC5", "#B0BEC5", "#B0BEC5", "#B0BEC5", "#B0BEC5", "#B0BEC5", "#B0BEC5", "#B0BEC5", "#B0BEC5", "#B0BEC5", "#B0BEC5", "#B0BEC5", "#B0BEC5", "#B0BEC5", "#B0BEC5", "#B0BEC5", "#B0BEC5", "#B0BEC5", "#B0BEC5", "#B0BEC5", "#B0BEC5", "#B0BEC5", "#B0BEC5", "#B0BEC5", "#B0BEC5", "#B0BEC5", "#B0BEC5", "#B0BEC5", "#B0BEC5", "#B0BEC5", "#B0BEC5", "#B0BEC5", "#B0BEC5", "#B0BEC5", "#B0BEC5", "#B0BEC5", "#B0BEC5", "#B0BEC5", "#B0BEC5", "#B0BEC5", "red", "#B0BEC5", "#B0BEC5", "#B0BEC5", "#B0BEC5"]]}], "label": "Topic 47", "method": "update"}, {"args": [{"marker.color": [["#B0BEC5", "#B0BEC5", "#B0BEC5", "#B0BEC5", "#B0BEC5", "#B0BEC5", "#B0BEC5", "#B0BEC5", "#B0BEC5", "#B0BEC5", "#B0BEC5", "#B0BEC5", "#B0BEC5", "#B0BEC5", "#B0BEC5", "#B0BEC5", "#B0BEC5", "#B0BEC5", "#B0BEC5", "#B0BEC5", "#B0BEC5", "#B0BEC5", "#B0BEC5", "#B0BEC5", "#B0BEC5", "#B0BEC5", "#B0BEC5", "#B0BEC5", "#B0BEC5", "#B0BEC5", "#B0BEC5", "#B0BEC5", "#B0BEC5", "#B0BEC5", "#B0BEC5", "#B0BEC5", "#B0BEC5", "#B0BEC5", "#B0BEC5", "#B0BEC5", "#B0BEC5", "#B0BEC5", "#B0BEC5", "#B0BEC5", "#B0BEC5", "#B0BEC5", "#B0BEC5", "#B0BEC5", "red", "#B0BEC5", "#B0BEC5", "#B0BEC5"]]}], "label": "Topic 48", "method": "update"}, {"args": [{"marker.color": [["#B0BEC5", "#B0BEC5", "#B0BEC5", "#B0BEC5", "#B0BEC5", "#B0BEC5", "#B0BEC5", "#B0BEC5", "#B0BEC5", "#B0BEC5", "#B0BEC5", "#B0BEC5", "#B0BEC5", "#B0BEC5", "#B0BEC5", "#B0BEC5", "#B0BEC5", "#B0BEC5", "#B0BEC5", "#B0BEC5", "#B0BEC5", "#B0BEC5", "#B0BEC5", "#B0BEC5", "#B0BEC5", "#B0BEC5", "#B0BEC5", "#B0BEC5", "#B0BEC5", "#B0BEC5", "#B0BEC5", "#B0BEC5", "#B0BEC5", "#B0BEC5", "#B0BEC5", "#B0BEC5", "#B0BEC5", "#B0BEC5", "#B0BEC5", "#B0BEC5", "#B0BEC5", "#B0BEC5", "#B0BEC5", "#B0BEC5", "#B0BEC5", "#B0BEC5", "#B0BEC5", "#B0BEC5", "#B0BEC5", "red", "#B0BEC5", "#B0BEC5"]]}], "label": "Topic 49", "method": "update"}, {"args": [{"marker.color": [["#B0BEC5", "#B0BEC5", "#B0BEC5", "#B0BEC5", "#B0BEC5", "#B0BEC5", "#B0BEC5", "#B0BEC5", "#B0BEC5", "#B0BEC5", "#B0BEC5", "#B0BEC5", "#B0BEC5", "#B0BEC5", "#B0BEC5", "#B0BEC5", "#B0BEC5", "#B0BEC5", "#B0BEC5", "#B0BEC5", "#B0BEC5", "#B0BEC5", "#B0BEC5", "#B0BEC5", "#B0BEC5", "#B0BEC5", "#B0BEC5", "#B0BEC5", "#B0BEC5", "#B0BEC5", "#B0BEC5", "#B0BEC5", "#B0BEC5", "#B0BEC5", "#B0BEC5", "#B0BEC5", "#B0BEC5", "#B0BEC5", "#B0BEC5", "#B0BEC5", "#B0BEC5", "#B0BEC5", "#B0BEC5", "#B0BEC5", "#B0BEC5", "#B0BEC5", "#B0BEC5", "#B0BEC5", "#B0BEC5", "#B0BEC5", "red", "#B0BEC5"]]}], "label": "Topic 50", "method": "update"}, {"args": [{"marker.color": [["#B0BEC5", "#B0BEC5", "#B0BEC5", "#B0BEC5", "#B0BEC5", "#B0BEC5", "#B0BEC5", "#B0BEC5", "#B0BEC5", "#B0BEC5", "#B0BEC5", "#B0BEC5", "#B0BEC5", "#B0BEC5", "#B0BEC5", "#B0BEC5", "#B0BEC5", "#B0BEC5", "#B0BEC5", "#B0BEC5", "#B0BEC5", "#B0BEC5", "#B0BEC5", "#B0BEC5", "#B0BEC5", "#B0BEC5", "#B0BEC5", "#B0BEC5", "#B0BEC5", "#B0BEC5", "#B0BEC5", "#B0BEC5", "#B0BEC5", "#B0BEC5", "#B0BEC5", "#B0BEC5", "#B0BEC5", "#B0BEC5", "#B0BEC5", "#B0BEC5", "#B0BEC5", "#B0BEC5", "#B0BEC5", "#B0BEC5", "#B0BEC5", "#B0BEC5", "#B0BEC5", "#B0BEC5", "#B0BEC5", "#B0BEC5", "#B0BEC5", "red"]]}], "label": "Topic 51", "method": "update"}]}], "title": {"font": {"color": "Black", "size": 22}, "text": "<b>Intertopic Distance Map</b>", "x": 0.5, "xanchor": "center", "y": 0.95, "yanchor": "top"}, "width": 650, "xaxis": {"anchor": "y", "domain": [0, 1], "range": [-16.2, 20.52], "title": {"text": ""}, "visible": false}, "yaxis": {"anchor": "x", "domain": [0, 1], "range": [-7.47, 21.55], "title": {"text": ""}, "visible": false}}}
